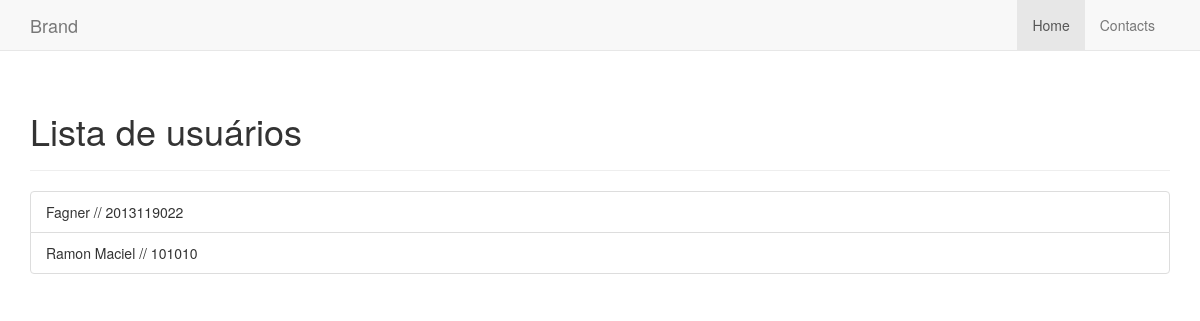
Page /lista/ on the earlier database version.
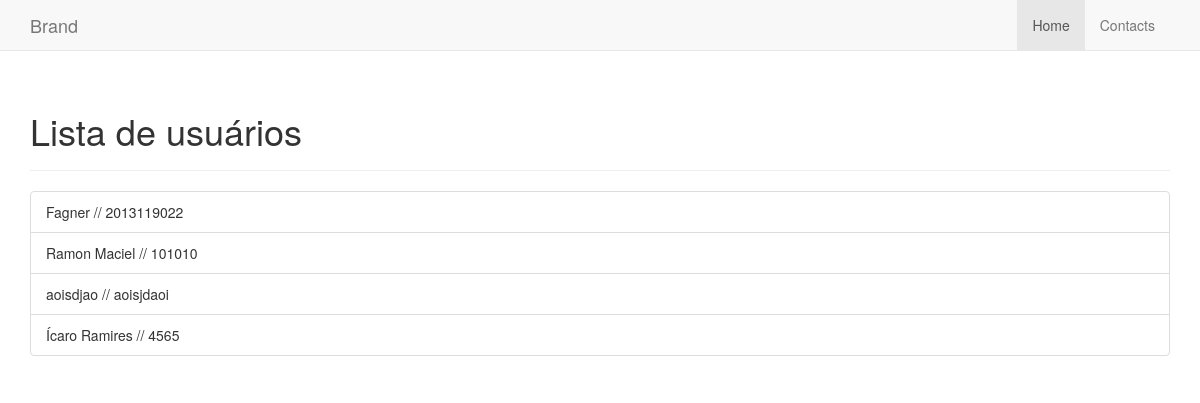
Same page on the later database version.
### usuarios/models.py (models this page shows, shortened)
class Inscricao(models.Model):
        nome = models.CharField(max_length=100)
        matricula = models.CharField('matricula', max_length=11, unique=True)
        senha = models.CharField(max_length=20)
        curso = models.CharField(max_length=30)
        class Meta:
                ordering = ['nome']
                verbose_name = (u'Registro')
                verbose_name_plural = (u'Registros')

### usuarios/views.py (the view)
# urls.py: url(r'^lista/$', Lista.as_view(), name='listar'),
class Lista(ListView):
        template_name = 'lista.html'
        model = Inscricao
        context_object = 'nome'

### usuarios/templates/lista.html (shortened to what this page needs)
<html>
<head>
    <link href="http://cdnjs.cloudflare.com/ajax/libs/font-awesome/4.3.0/css/font-awesome.min.css" rel="stylesheet" type="text/css">
    <link href="http://pingendo.github.io/pingendo-bootstrap/themes/default/bootstrap.css" rel="stylesheet" type="text/css">
</head>
<body>
    <div class="navbar navbar-default navbar-static-top">
        <div class="container">
            <div class="navbar-header">
                <a class="navbar-brand" href="#"><span>Brand</span></a></div>
            <div class="collapse navbar-collapse" id="navbar-ex-collapse">
                <ul class="nav navbar-nav navbar-right">
                    <li class="active"><a href="#">Home</a></li>
                    <li><a href="#">Contacts</a></li>
                </ul>
            </div>
        </div>
    </div>
    <div class="section">
        <div class="container">
            <div class="row">
                <div class="col-md-12">
                    <div class="page-header">
                        <h1>Lista de usuários</h1></div>
                </div>
            </div>
        </div>
    </div>
    <div class="section">
        <div class="container">
            <div class="row">
                <div class="col-md-12">
                    <ul class="list-group">
                        {% for nome in object_list %}
                        <li class="list-group-item">{{ nome.nome }} // {{ nome.matricula }}</li>
                        {% endfor %}
                    </ul>
                </div>
            </div>
        </div>
    </div>
</body>
</html>

Differences in the rows shown:
added Inscricao: nome "aoisdjao", matricula "aoisjdaoi"
added Inscricao: nome "Ícaro Ramires", matricula "4565"
